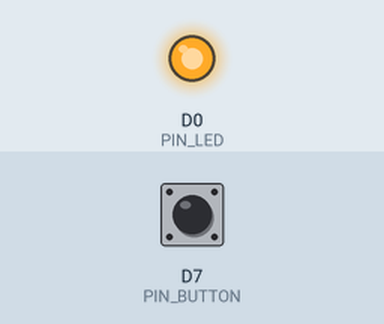
Simulated run of this sketch. Board: ESP8266 (NodeMCU). On the bench: output pins drawn as LEDs (lit = HIGH). Dashed ring = blinking. Inputs (shaded band) come from the test bench; at power-on: D7 (PIN_BUTTON) HIGH. What the sketch prints to the serial monitor is not drawn.

Above: at 1.2 s.
1.3 s: D7 (PIN_BUTTON) pulled LOW for 3.2 s
At 2.8 s:
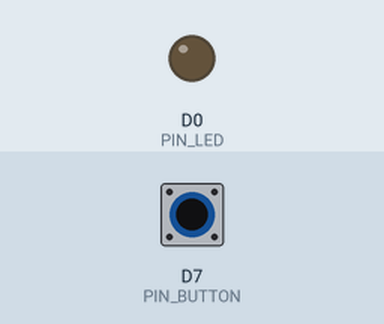
6.0 s: D7 (PIN_BUTTON) driven LOW
At 6.24 s:
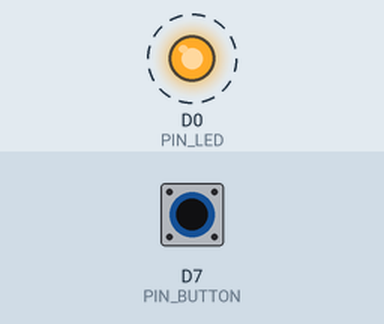
9.0 s: D7 (PIN_BUTTON) pulsed HIGH 2 times (0.12 s each, 0.3 s apart)
Timing chart, 0 to 18.6 s (numbered marks = the images above; inputs shaded):
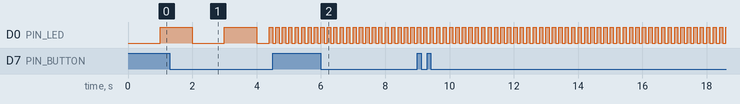

The sketch:

code_auto_wifi.ino
```cpp
#include <ESP8266WiFi.h>
#include <Ticker.h>
#include <time.h>


#define PIN_LED 16
#define PIN_BUTTON D7

#define LED_ON() digitalWrite(PIN_LED, HIGH)
#define LED_OFF() digitalWrite(PIN_LED, LOW)
#define LED_TOGGLE() digitalWrite(PIN_LED, digitalRead(PIN_LED) ^ 0x01)

Ticker ticker;

bool longPress()
{
  static int lastPress = 0;
  if (millis() - lastPress > 3000 && digitalRead(PIN_BUTTON) == 0) {
    return true;
  } else if (digitalRead(PIN_BUTTON) == 1) {
    lastPress = millis();
  }
  return false;
}

void tick()
{
  //toggle state
  int state = digitalRead(PIN_LED);  // get the current state of GPIO1 pin
  digitalWrite(PIN_LED, !state);     // set pin to the opposite state
}

bool in_smartconfig = false;
void enter_smartconfig()
{
  if (in_smartconfig == false) {
    in_smartconfig = true;
    ticker.attach(0.1, tick);
    WiFi.beginSmartConfig();
  }
}

void exit_smart()
{
  ticker.detach();
  LED_ON();
  in_smartconfig = false;
}

void setup() {
  Serial.begin(115200);
  Serial.setDebugOutput(true);

  pinMode(PIN_LED, OUTPUT);
  pinMode(PIN_BUTTON, INPUT_PULLUP);
  ticker.attach(1, tick);
  Serial.println("Setup done");
}

void loop() {
  if (longPress()) {
    enter_smartconfig();
    Serial.println("Enter smartconfig");
  }
  if (WiFi.status() == WL_CONNECTED && in_smartconfig && WiFi.smartConfigDone()) {
    exit_smart();
    Serial.println("Connected, Exit smartconfig");
  }

  if (WiFi.status() == WL_CONNECTED) {

  }
}
```

Measured:
- by itself, D0 (PIN_LED): alternates HIGH for 0.10 s and LOW for 0.10 s
